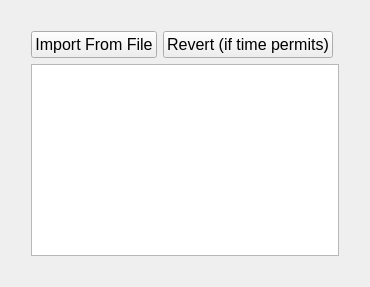
            <widget class="QWidget" name="page_IMPORT">
             <layout class="QGridLayout" name="gridLayout_import_2">
              <item row="0" column="0">
               <layout class="QGridLayout" name="gridLayout_import">
                <property name="leftMargin">
                 <number>20</number>
                </property>
                <property name="topMargin">
                 <number>20</number>
                </property>
                <property name="rightMargin">
                 <number>20</number>
                </property>
                <property name="bottomMargin">
                 <number>20</number>
                </property>
                <item row="0" column="0">
                 <widget class="QPushButton" name="pushButton_import">
                  <property name="sizePolicy">
                   <sizepolicy hsizetype="Fixed" vsizetype="Fixed">
                    <horstretch>0</horstretch>
                    <verstretch>0</verstretch>
                   </sizepolicy>
                  </property>
                  <property name="font">
                   <font>
                    <pointsize>12</pointsize>
                   </font>
                  </property>
                  <property name="text">
                   <string>Import From File</string>
                  </property>
                 </widget>
                </item>
                <item row="0" column="1">
                 <widget class="QPushButton" name="pushButton_import_revert">
                  <property name="sizePolicy">
                   <sizepolicy hsizetype="Fixed" vsizetype="Fixed">
                    <horstretch>0</horstretch>
                    <verstretch>0</verstretch>
                   </sizepolicy>
                  </property>
                  <property name="font">
                   <font>
                    <pointsize>12</pointsize>
                   </font>
                  </property>
                  <property name="text">
                   <string>Revert (if time permits)</string>
                  </property>
                 </widget>
                </item>
                <item row="1" column="0" rowspan="2" colspan="3">
                 <widget class="QTableView" name="tableView_import"/>
                </item>
               </layout>
              </item>
             </layout>
            </widget>
